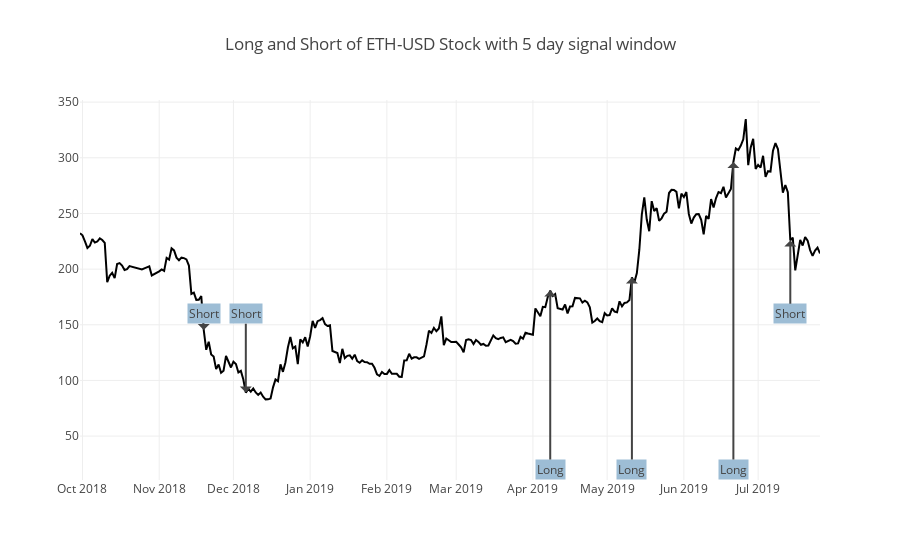
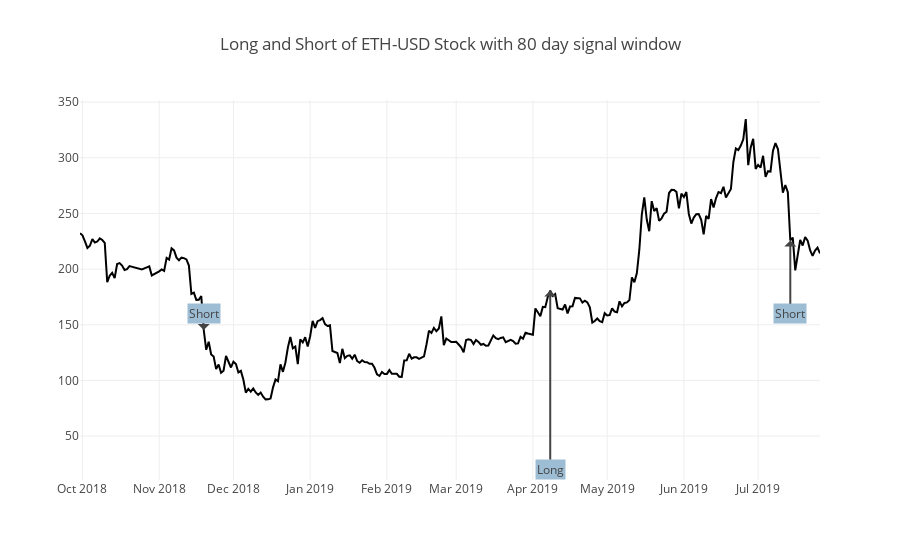
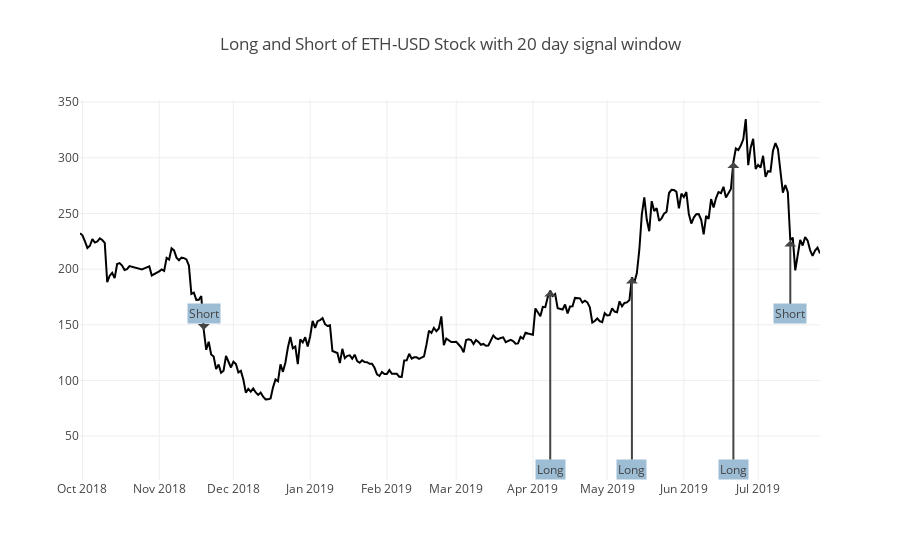
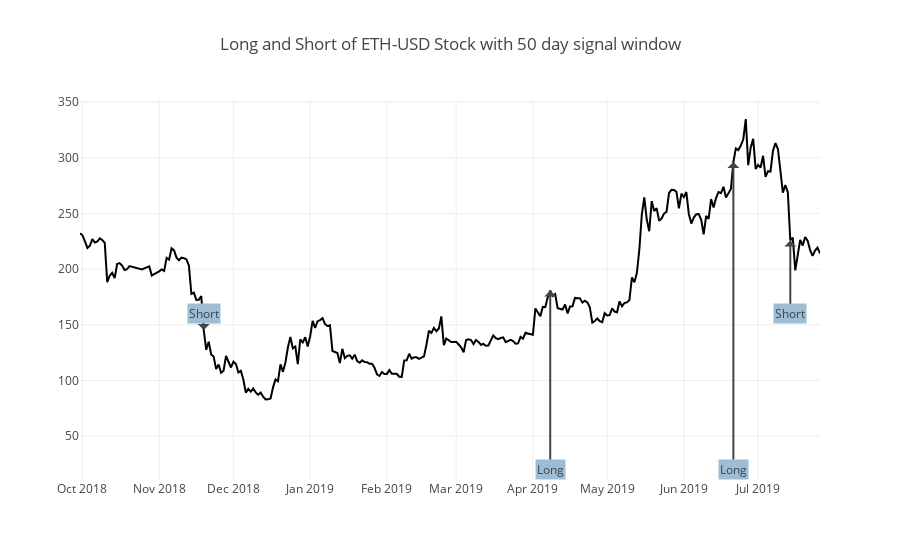

The cell these charts' notebook holds for them, in order:
### Markdown cell above
### View Data
Let's view the same chart as before, but with the redundant signals removed.

### Code cell
signal_5 = filter_signals(signal, 5)
signal_80 = filter_signals(signal, 80)
signal_20 = filter_signals(signal, 20)
signal_50 = filter_signals(signal, 50)
for signal_data, signal_days in [(signal_5, 5), (signal_80, 80), (signal_20, 20), (signal_50, 50)]:
    project_helper.plot_signal(
        close[apple_ticker],
        signal_data[apple_ticker],
        'Long and Short of {} Stock with {} day signal window'.format(apple_ticker, signal_days))

### Figure 1 — Plotly figure (JSON) as saved in the notebook; plotly's stock layout.template omitted (floating-point values rounded to 4 significant figures; data arrays with more than 128 entries replaced by an {"elided": "..."} marker saying what was removed)
{"data": [{"line": {"color": "black"}, "name": "Index", "type": "scatter", "x": {"elided": "300 str values"}, "y": {"elided": "300 float values"}}], "layout": {"annotations": [{"ax": 0, "ay": 20, "ayref": "y", "bgcolor": "#9dbdd5", "text": "Long", "x": "2019-04-08", "y": 180.7}, {"ax": 0, "ay": 20, "ayref": "y", "bgcolor": "#9dbdd5", "text": "Long", "x": "2019-05-11", "y": 192.5}, {"ax": 0, "ay": 20, "ayref": "y", "bgcolor": "#9dbdd5", "text": "Long", "x": "2019-06-21", "y": 296.2}, {"ax": 0, "ay": 160, "ayref": "y", "bgcolor": "#9dbdd5", "text": "Short", "x": "2018-11-19", "y": 145.2}, {"ax": 0, "ay": 160, "ayref": "y", "bgcolor": "#9dbdd5", "text": "Short", "x": "2018-12-06", "y": 89.09}, {"ax": 0, "ay": 160, "ayref": "y", "bgcolor": "#9dbdd5", "text": "Short", "x": "2019-07-14", "y": 225.8}], "title": "Long and Short of ETH-USD Stock with 5 day signal window"}}

### Figure 2 — Plotly figure (JSON) as saved in the notebook; plotly's stock layout.template omitted (floating-point values rounded to 4 significant figures; data arrays with more than 128 entries replaced by an {"elided": "..."} marker saying what was removed)
{"data": [{"line": {"color": "black"}, "name": "Index", "type": "scatter", "x": {"elided": "300 str values"}, "y": {"elided": "300 float values"}}], "layout": {"annotations": [{"ax": 0, "ay": 20, "ayref": "y", "bgcolor": "#9dbdd5", "text": "Long", "x": "2019-04-08", "y": 180.7}, {"ax": 0, "ay": 160, "ayref": "y", "bgcolor": "#9dbdd5", "text": "Short", "x": "2018-11-19", "y": 145.2}, {"ax": 0, "ay": 160, "ayref": "y", "bgcolor": "#9dbdd5", "text": "Short", "x": "2019-07-14", "y": 225.8}], "title": "Long and Short of ETH-USD Stock with 80 day signal window"}}

### Figure 3 — Plotly figure (JSON) as saved in the notebook; plotly's stock layout.template omitted (floating-point values rounded to 4 significant figures; data arrays with more than 128 entries replaced by an {"elided": "..."} marker saying what was removed)
{"data": [{"line": {"color": "black"}, "name": "Index", "type": "scatter", "x": {"elided": "300 str values"}, "y": {"elided": "300 float values"}}], "layout": {"annotations": [{"ax": 0, "ay": 20, "ayref": "y", "bgcolor": "#9dbdd5", "text": "Long", "x": "2019-04-08", "y": 180.7}, {"ax": 0, "ay": 20, "ayref": "y", "bgcolor": "#9dbdd5", "text": "Long", "x": "2019-05-11", "y": 192.5}, {"ax": 0, "ay": 20, "ayref": "y", "bgcolor": "#9dbdd5", "text": "Long", "x": "2019-06-21", "y": 296.2}, {"ax": 0, "ay": 160, "ayref": "y", "bgcolor": "#9dbdd5", "text": "Short", "x": "2018-11-19", "y": 145.2}, {"ax": 0, "ay": 160, "ayref": "y", "bgcolor": "#9dbdd5", "text": "Short", "x": "2019-07-14", "y": 225.8}], "title": "Long and Short of ETH-USD Stock with 20 day signal window"}}

### Figure 4 — Plotly figure (JSON) as saved in the notebook; plotly's stock layout.template omitted (floating-point values rounded to 4 significant figures; data arrays with more than 128 entries replaced by an {"elided": "..."} marker saying what was removed)
{"data": [{"line": {"color": "black"}, "name": "Index", "type": "scatter", "x": {"elided": "300 str values"}, "y": {"elided": "300 float values"}}], "layout": {"annotations": [{"ax": 0, "ay": 20, "ayref": "y", "bgcolor": "#9dbdd5", "text": "Long", "x": "2019-04-08", "y": 180.7}, {"ax": 0, "ay": 20, "ayref": "y", "bgcolor": "#9dbdd5", "text": "Long", "x": "2019-06-21", "y": 296.2}, {"ax": 0, "ay": 160, "ayref": "y", "bgcolor": "#9dbdd5", "text": "Short", "x": "2018-11-19", "y": 145.2}, {"ax": 0, "ay": 160, "ayref": "y", "bgcolor": "#9dbdd5", "text": "Short", "x": "2019-07-14", "y": 225.8}], "title": "Long and Short of ETH-USD Stock with 50 day signal window"}}
